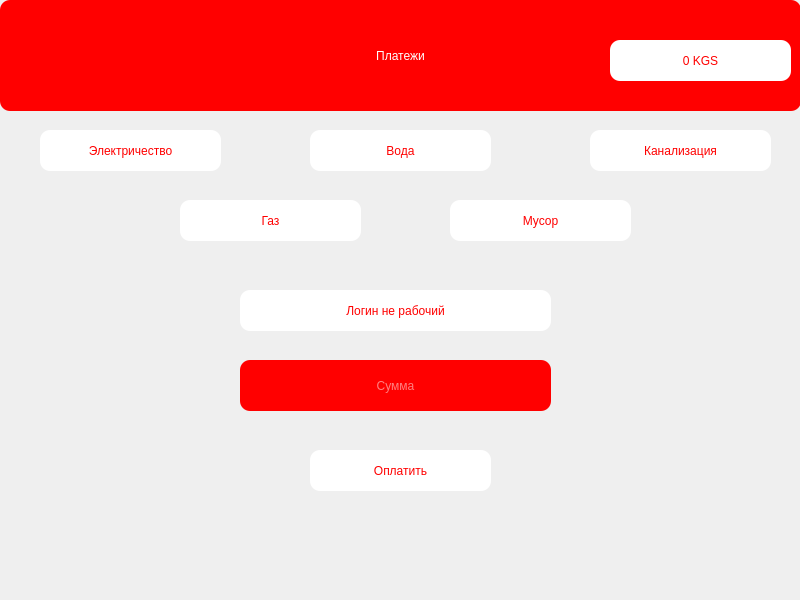
<?xml version="1.0" encoding="UTF-8"?>
<ui version="4.0">
 <class>Form</class>
 <widget class="QWidget" name="Form">
  <property name="geometry">
   <rect>
    <x>0</x>
    <y>0</y>
    <width>800</width>
    <height>600</height>
   </rect>
  </property>
  <property name="windowTitle">
   <string>Form</string>
  </property>
  <widget class="QLabel" name="balance">
   <property name="geometry">
    <rect>
     <x>610</x>
     <y>40</y>
     <width>181</width>
     <height>41</height>
    </rect>
   </property>
   <property name="styleSheet">
    <string notr="true">font: 63 13pt &quot;Yu Gothic UI Semibold&quot;;
color:red;
background-color:white;
border-radius:10px
</string>
   </property>
   <property name="text">
    <string>0 KGS</string>
   </property>
   <property name="alignment">
    <set>Qt::AlignCenter</set>
   </property>
  </widget>
  <widget class="QLabel" name="label">
   <property name="geometry">
    <rect>
     <x>0</x>
     <y>0</y>
     <width>801</width>
     <height>111</height>
    </rect>
   </property>
   <property name="styleSheet">
    <string notr="true">font: 63 26pt &quot;Yu Gothic UI Semibold&quot;;
color:white;
background-color:red;
border-radius:10px

</string>
   </property>
   <property name="text">
    <string>Платежи</string>
   </property>
   <property name="alignment">
    <set>Qt::AlignCenter</set>
   </property>
  </widget>
  <widget class="QPushButton" name="sewer">
   <property name="geometry">
    <rect>
     <x>590</x>
     <y>130</y>
     <width>181</width>
     <height>41</height>
    </rect>
   </property>
   <property name="styleSheet">
    <string notr="true">font: 63 13pt &quot;Yu Gothic UI Semibold&quot;;
color:red;
background-color:white;
border-radius:10px
</string>
   </property>
   <property name="text">
    <string>Канализация</string>
   </property>
  </widget>
  <widget class="QPushButton" name="gas">
   <property name="geometry">
    <rect>
     <x>180</x>
     <y>200</y>
     <width>181</width>
     <height>41</height>
    </rect>
   </property>
   <property name="styleSheet">
    <string notr="true">font: 63 13pt &quot;Yu Gothic UI Semibold&quot;;
color:red;
background-color:white;
border-radius:10px
</string>
   </property>
   <property name="text">
    <string>Газ</string>
   </property>
  </widget>
  <widget class="QPushButton" name="electricity">
   <property name="geometry">
    <rect>
     <x>40</x>
     <y>130</y>
     <width>181</width>
     <height>41</height>
    </rect>
   </property>
   <property name="styleSheet">
    <string notr="true">font: 63 13pt &quot;Yu Gothic UI Semibold&quot;;
color:red;
background-color:white;
border-radius:10px
</string>
   </property>
   <property name="text">
    <string>Электричество</string>
   </property>
  </widget>
  <widget class="QPushButton" name="water">
   <property name="geometry">
    <rect>
     <x>310</x>
     <y>130</y>
     <width>181</width>
     <height>41</height>
    </rect>
   </property>
   <property name="styleSheet">
    <string notr="true">font: 63 13pt &quot;Yu Gothic UI Semibold&quot;;
color:red;
background-color:white;
border-radius:10px
</string>
   </property>
   <property name="text">
    <string>Вода</string>
   </property>
  </widget>
  <widget class="QPushButton" name="garbage">
   <property name="geometry">
    <rect>
     <x>450</x>
     <y>200</y>
     <width>181</width>
     <height>41</height>
    </rect>
   </property>
   <property name="styleSheet">
    <string notr="true">font: 63 13pt &quot;Yu Gothic UI Semibold&quot;;
color:red;
background-color:white;
border-radius:10px
</string>
   </property>
   <property name="text">
    <string>Мусор</string>
   </property>
  </widget>
  <widget class="QPushButton" name="send">
   <property name="geometry">
    <rect>
     <x>310</x>
     <y>450</y>
     <width>181</width>
     <height>41</height>
    </rect>
   </property>
   <property name="styleSheet">
    <string notr="true">font: 63 13pt &quot;Yu Gothic UI Semibold&quot;;
color:red;
background-color:white;
border-radius:10px
</string>
   </property>
   <property name="text">
    <string>Оплатить</string>
   </property>
  </widget>
  <widget class="QLineEdit" name="com_amount">
   <property name="geometry">
    <rect>
     <x>240</x>
     <y>360</y>
     <width>311</width>
     <height>51</height>
    </rect>
   </property>
   <property name="styleSheet">
    <string notr="true">font: 63 16pt &quot;Yu Gothic UI Semibold&quot;;
color:white;
background-color:red;
border-radius:10px
</string>
   </property>
   <property name="alignment">
    <set>Qt::AlignCenter</set>
   </property>
   <property name="placeholderText">
    <string>Сумма</string>
   </property>
   <property name="clearButtonEnabled">
    <bool>false</bool>
   </property>
  </widget>
  <widget class="QLabel" name="result_1">
   <property name="geometry">
    <rect>
     <x>240</x>
     <y>290</y>
     <width>311</width>
     <height>41</height>
    </rect>
   </property>
   <property name="styleSheet">
    <string notr="true">font: 63 13pt &quot;Yu Gothic UI Semibold&quot;;
color:red;
background-color:white;
border-radius:10px
</string>
   </property>
   <property name="text">
    <string>Логин не рабочий</string>
   </property>
   <property name="alignment">
    <set>Qt::AlignCenter</set>
   </property>
  </widget>
  <zorder>label</zorder>
  <zorder>balance</zorder>
  <zorder>sewer</zorder>
  <zorder>gas</zorder>
  <zorder>electricity</zorder>
  <zorder>water</zorder>
  <zorder>garbage</zorder>
  <zorder>send</zorder>
  <zorder>com_amount</zorder>
  <zorder>result_1</zorder>
 </widget>
 <resources/>
 <connections/>
</ui>
